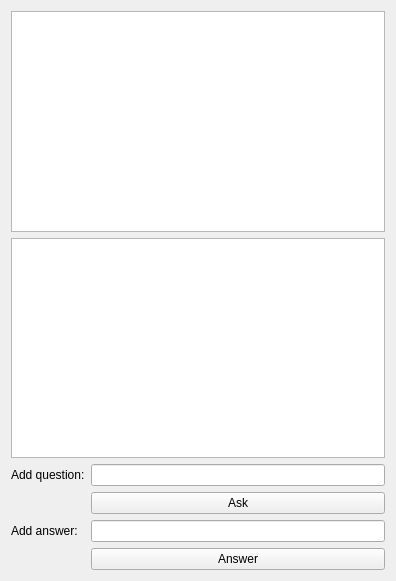
<?xml version="1.0" encoding="UTF-8"?>
<ui version="4.0">
 <class>UsersWindow</class>
 <widget class="QWidget" name="UsersWindow">
  <property name="geometry">
   <rect>
    <x>0</x>
    <y>0</y>
    <width>396</width>
    <height>581</height>
   </rect>
  </property>
  <property name="windowTitle">
   <string>UsersWindow</string>
  </property>
  <layout class="QVBoxLayout" name="verticalLayout_2">
   <item>
    <layout class="QVBoxLayout" name="verticalLayout">
     <item>
      <widget class="QListView" name="listViewQuestions"/>
     </item>
     <item>
      <widget class="QListView" name="listViewAnswers"/>
     </item>
     <item>
      <layout class="QFormLayout" name="formLayout">
       <item row="0" column="0">
        <widget class="QLabel" name="labelAskQuestion">
         <property name="text">
          <string>Add question:</string>
         </property>
        </widget>
       </item>
       <item row="0" column="1">
        <widget class="QLineEdit" name="lineEditAskQuestion"/>
       </item>
       <item row="1" column="1">
        <widget class="QPushButton" name="pushButtonAskQuestion">
         <property name="text">
          <string>Ask</string>
         </property>
        </widget>
       </item>
       <item row="2" column="1">
        <widget class="QLineEdit" name="lineEditAnswer"/>
       </item>
       <item row="2" column="0">
        <widget class="QLabel" name="labelAnswer">
         <property name="text">
          <string>Add answer: </string>
         </property>
        </widget>
       </item>
       <item row="3" column="1">
        <widget class="QPushButton" name="pushButtonAnswer">
         <property name="text">
          <string>Answer</string>
         </property>
        </widget>
       </item>
      </layout>
     </item>
    </layout>
   </item>
  </layout>
 </widget>
 <layoutdefault spacing="6" margin="11"/>
 <resources/>
 <connections/>
</ui>
